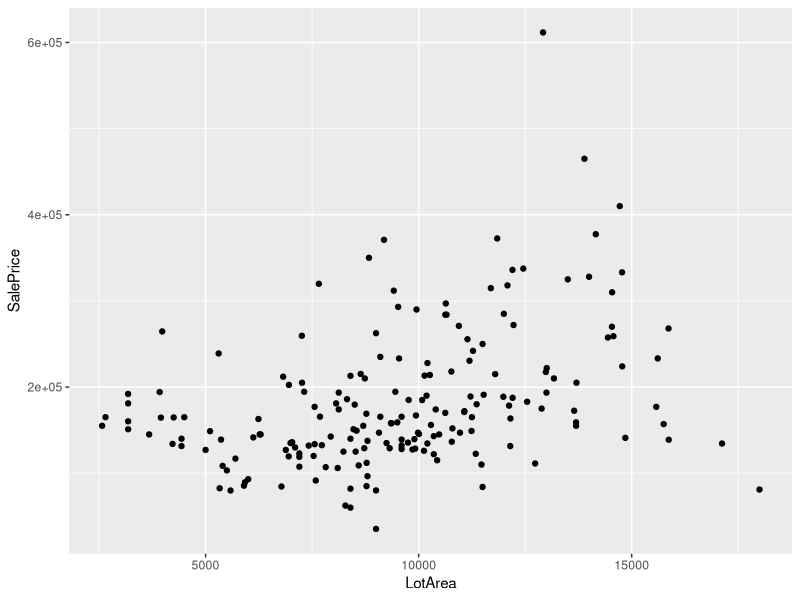
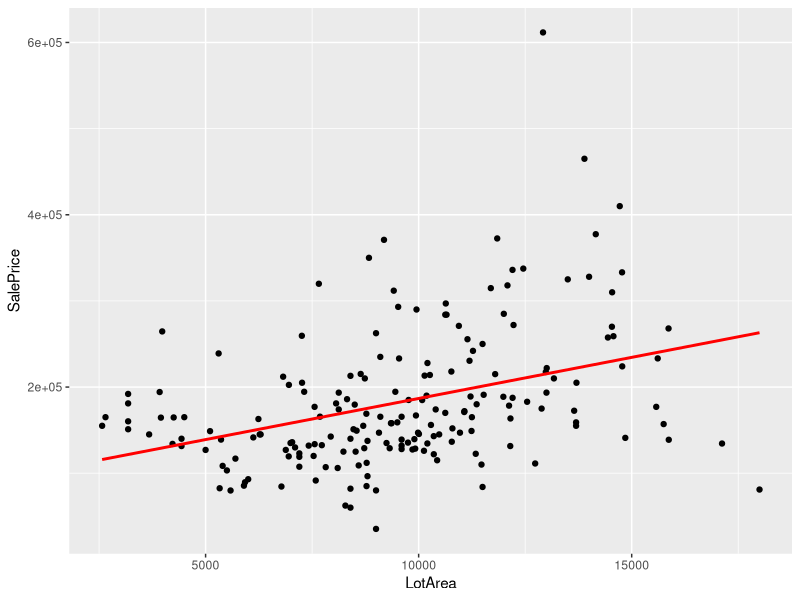

Reproduce these figures in R, in order. (Note: this script raises an error after producing the figures.)
## ---- chunk 1
library(dplyr)    # data wrangling
library(ggplot2)  # data plotting
library(readr)    # work with csv files
library(cowplot)  # an add-on to ggplot2
## ---- chunk 2
library(here)
## ---- chunk 3
houseWide <- read_csv(here('data', 'houseWide.csv'))
## ---- chunk 4
print(houseWide)
## ---- chunk 5
ggplot(houseWide, aes(x = LotArea, y = SalePrice)) + 
  geom_point()
## ---- chunk 6
ggplot(houseWide, aes(x = LotArea, y = SalePrice)) + 
  geom_point() + 
  stat_smooth(method = 'lm', col = 'red', se = FALSE)
## ---- chunk 7
print(anscombe)
## ---- chunk 8
p1 <- ggplot(anscombe, aes(x = x1, y = y1)) +
  geom_point()+
  geom_smooth(method = 'lm', se = FALSE, color = 'red', fullrange = TRUE) +
  xlim(0,20) + ylim(0,14) +
  coord_cartesian(xlim = c(0:20),ylim = c(0:14)) +
  geom_text(x = 15, y = 2, label = 'y = 3.0001 + 0.5001 * X') +
  theme_classic()

p2 <- ggplot(anscombe, aes(x = x1, y = y2))+
  geom_point() + 
  geom_smooth(method = 'lm', se = FALSE, color = 'red', fullrange = TRUE) +
  xlim(0,20) + ylim(0,14) +
  geom_text(x = 15, y = 2, label = 'y = 3.0009 + 0.5000 * X') +
  theme_classic()
  
p3 <- ggplot(anscombe, aes(x = x1, y = y3))+
  geom_point() + 
  stat_smooth(method = 'lm', se = FALSE, color = 'red', fullrange = TRUE) +
  xlim(0,20) + ylim(0,14) +
  geom_text(x = 15, y = 2, label = 'y = 3.0025 + 0.4997 * X') +
  theme_classic()
  
p4 <- ggplot(anscombe, aes(x = x4, y = y4))+
  geom_point() + 
  stat_smooth(method = "lm", fullrange = TRUE, se = FALSE, color = 'red') +
  xlim(0,20) + ylim(0,14) +
  geom_text(x = 15, y = 2, label = 'y = 3.0017 + 0.4999 * X') +
  theme_classic()

plot_grid(p1, p2, p3, p4, labels = c('A', 'B', 'C', 'D'))
## ---- chunk 9
print(houseWide)
## ---- chunk 10
ggplot(houseWide, aes(x = LotArea, y = SalePrice))
## ---- chunk 11
ggplot(houseWide, aes(x = LotArea, y = SalePrice)) + 
  geom_point()
## ---- chunk 12
ggplot(houseWide, aes(x = SalePrice, y = LotArea)) + 
  geom_point()
## ---- chunk 13
ggplot(houseWide, aes(x = LotArea, y = SalePrice, color = Style)) + 
  geom_point()
## ---- chunk 14
ggplot(houseWide, aes(x = LotArea,y = SalePrice, alpha = Year)) + 
  geom_point()
## ---- chunk 15
ggplot(houseWide, aes(x = GrLivArea, y = SalePrice, color = Ages)) + 
  geom_point()
## ---- chunk 16
ggplot(houseWide, aes(x = SalePrice)) + 
  geom_histogram()
## ---- chunk 17
ggplot(houseWide, aes(x = LotArea)) + 
  geom_histogram()
## ---- chunk 18
ggplot(houseWide, aes(x = LotArea, y = SalePrice)) + 
  geom_point() + 
  facet_grid(. ~ Style)
## ---- chunk 19
ggplot(houseWide, aes(x = LotArea, y = SalePrice)) + 
  geom_point() + 
  stat_smooth(method = 'lm', se = FALSE, col = 'red') + 
  facet_grid(. ~ Style)
## ---- chunk 20
ggplot(houseWide, aes(x = LotArea, y = SalePrice)) + 
  geom_point() + 
  stat_smooth(method = 'lm', se = FALSE, col = 'red') +
  scale_x_continuous(name = 'LotArea (square feet)') + 
  scale_y_continuous(name = 'SalePrice (dollars)') + 
  facet_grid(. ~ Style)
## ---- chunk 21
ggplot(houseWide, aes(x = LotArea, y = SalePrice)) + 
  geom_point() + 
  stat_smooth(method = 'lm', se = FALSE, col = 'red') +
  scale_x_continuous(name = 'LotArea (square feet)') + 
  scale_y_continuous(name = 'SalePrice (dollars)') +
  facet_grid(. ~ Style) + 
  ggthemes::theme_excel()
## ---- chunk 22
ggplot(houseWide, aes(x = LotArea, y = SalePrice)) + 
  geom_point() + 
  stat_smooth(method = 'lm', se = FALSE, col = 'red') +
  scale_x_continuous(name = 'LotArea (square feet)') + 
  scale_y_continuous(name = 'SalePrice (dollars)') + 
  facet_grid(. ~ Style) + 
  ggthemes::theme_tufte()
## ---- chunk 23
ggplot(houseWide, aes(x = LotArea, y = SalePrice)) + 
  geom_point() + 
  facet_grid(. ~ Style) + 
  stat_smooth(method = 'lm', se = FALSE, col = 'red') +
  labs(x = 'LotArea (square feet)', y = 'SalePrice (dollars)' ) + 
  theme(panel.background = element_blank(),
        plot.background = element_blank(),
        legend.background = element_blank(),
        strip.background = element_blank(),
        legend.key = element_blank(),
        axis.text = element_text(colour = 'black'),
        axis.ticks = element_line(colour = 'black'),
        axis.line = element_line(colour = 'black'))
## ---- chunk 24
ggplot(houseWide, aes(x = GrLivArea, y = SalePrice)) + 
  geom_point() + 
  stat_smooth(method = 'lm', se = FALSE, col = 'red') +
  labs(x = 'GrLivArea (square feet)', y = 'SalePrice (dollars)' ) + 
  facet_grid(. ~ Ages) + 
  theme(panel.background = element_blank(),
        plot.background = element_blank(),
        legend.background = element_blank(),
        strip.background = element_blank(),
        legend.key = element_blank(),
        axis.text = element_text(colour = 'black'),
        axis.ticks = element_line(colour = 'black'),
        axis.line = element_line(colour = 'black'))
